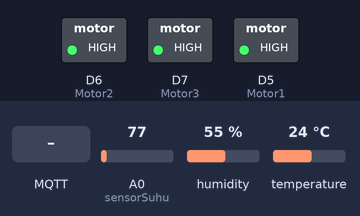
This program was run on a simulated ESP8266 (NodeMCU). Shown: switched loads named in the program (green lamp = pin HIGH). The test bench sets the inputs (shaded band); at power-on: A0 (sensorSuhu) = 77, humidity 55 %, temperature 24 °C. WiFi joins after 1.5 s; servers stay silent unless stated; random numbers use the default seed unless the program sets one; no MQTT or app messages arrive unless stated; what the program prints to the serial monitor is not drawn.

Above: at 2.7 s.
2.8 s: MQTT message "true" arrives on the first subscribed topic
At 3.3 s:
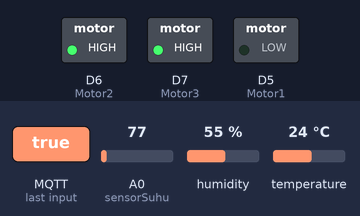
4.3 s: MQTT message "true" arrives on the second subscribed topic
At 5.5 s:
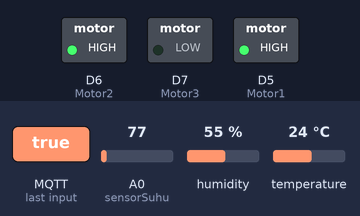
5.8 s: MQTT message "UAS/@S1" arrives on the first subscribed topic
At 6.8 s:
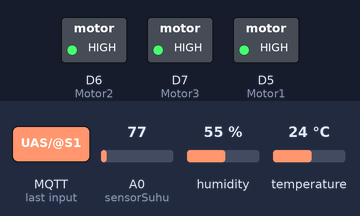
7.3 s: MQTT message "true" arrives on the third subscribed topic
At 7.9 s:
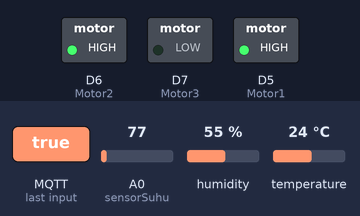
8.8 s: MQTT message "UAS/@S2" arrives on the first subscribed topic
At 9.1 s:
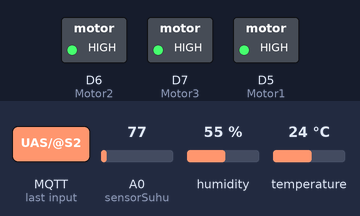
Timing chart, 0 to 11.3 s (numbered marks = the images above; inputs shaded):
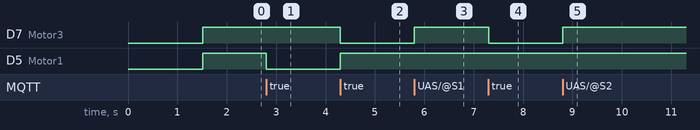

The program:

main.cpp
```cpp
#include <Arduino.h>
#include <ESP8266WiFi.h>
#include <PubSubClient.h>
#include <SimpleDHT.h>

#define sensorLDR D0
#define sensorSuhu A0
#define Motor1 D5
#define Motor2 D6
#define Motor3 D7
#define Servo D8
#define MSG_BUFFER_SIZE (50)

const char *ssid = "SemarAgung";//silakan disesuaikan sendiri
const char *password = "ayamgoreng";//silakan disesuaikan sendiri
const char *mqtt_server = "broker.hivemq.com";

WiFiClient espClient;
PubSubClient client(espClient);
SimpleDHT22 dht22(D1);

int nilaiSensorsuhu;
int nilaiSensor;
char msg[MSG_BUFFER_SIZE];
long now = millis();
long lastMeasure = 0;
int value = 0;
unsigned long lastMsg = 0;

void setup_wifi()
{
  delay(10);
  Serial.println();
  Serial.print("Connecting to ");
  Serial.println(ssid);
  WiFi.begin(ssid, password);
  while (WiFi.status() != WL_CONNECTED)
  {
    delay(500);
    Serial.print(".");
  }
  Serial.println("");
  Serial.print("WiFi connected - ESP IP address: ");
  Serial.println(WiFi.localIP());
}

void reconnect()
{
  while (!client.connected())
  {
    Serial.print("Attempting MQTT connection...");
    String clientId = "ESP8266Client-";
    clientId += String(random(0xffff), HEX);
    if (client.connect(clientId.c_str()))
    {
      Serial.println("connected");
      client.subscribe("UAS/@S1");
      client.subscribe("UAS/@S2");
      client.subscribe("UAS/@S3");

    }
    else
    {
      Serial.print("failed, rc=");
      Serial.print(client.state());
      Serial.println(" try again in 5 seconds");
      delay(5000);
    }
  }
}

void cepat()
{
  digitalWrite(Motor3, HIGH);
  digitalWrite(Motor2, HIGH);
  digitalWrite(Motor1, LOW);
}

void sedang()
{
  digitalWrite(Motor1, HIGH);
  digitalWrite(Motor2, HIGH);
  digitalWrite(Motor3, LOW);
}

void lambat()
{
  digitalWrite(Motor2, HIGH);
  digitalWrite(Motor1, HIGH);
  digitalWrite(Motor3, LOW);
}

void servoOff()
{
  digitalWrite(Motor2, HIGH);
  digitalWrite(Motor1, HIGH);
  digitalWrite(Motor3, HIGH);
}

void servo()
{
  digitalWrite(Servo, LOW);
}
void callback(char *topic, byte *payload, unsigned int length)
{
  Serial.print("Message arrived [");
  Serial.print(topic);
  Serial.print("] ");
  String messageTemp;

  for (int i = 0; i < length; i++)
  {
    Serial.print((char)payload[i]);
    messageTemp += (char)payload[i];
  }
  Serial.println();

  if (String(topic) == "UAS/@S1")
  {
    if (messageTemp == "true")
    {
      servoOff();
      cepat();
    }
    else
    {
      servoOff();
    }
  }
  else if (String(topic) == "UAS/@S2")
  {
    if (messageTemp == "true")
    {
      servoOff();
      sedang();
    }
    else
    {
      servoOff();
    }
  }
  else
  {
    if (messageTemp == "true")
    {
      servoOff();
      lambat();
    }
    else
    {
      servoOff();
    }
  }

  if (String(topic) == "UAS/@Arah")
  {
    if (messageTemp == "true")
    {
      servo();
    }
  }

}

void setup()
{
  Serial.begin(115200);
  Serial.println("Mqtt Node-RED");
  setup_wifi();
  client.setServer(mqtt_server, 1883);
  client.setCallback(callback);
  servoOff();
  pinMode(Motor1, OUTPUT);
  pinMode(Motor2, OUTPUT);
  pinMode(Motor3, OUTPUT);
}

void loop()
{
  if (!client.connected())
  {
    reconnect();
  }
  if (!client.loop())
  {
    client.connect("ESP8266Client");
  }
  now = millis();
  if (now - lastMeasure > 2000)
  {
    lastMeasure = now;
    int err = SimpleDHTErrSuccess;
    nilaiSensor = analogRead(sensorLDR);
    nilaiSensorsuhu = analogRead(sensorSuhu);
    nilaiSensorsuhu = map(nilaiSensorsuhu, 1023, 0, 0, 100);
    byte temperature = 0;
    byte humidity = 0;
    if ((err = dht22.read(&temperature, &humidity, NULL)) != SimpleDHTErrSuccess)
    {
      Serial.print("Pembacaan DHT22 gagal, err=");
      Serial.println(err);
      delay(1000);
      return;
    }
    static char temperatureTemp[7];
    dtostrf(temperature, 4, 2, temperatureTemp);
    Serial.println(temperatureTemp);
    client.publish("UAS/@Suhu", temperatureTemp);


    static char ldrScore[7];
    dtostrf(nilaiSensor, 4, 2, ldrScore);
    Serial.println(ldrScore);
    client.publish("UAS/@Cahaya", ldrScore);
  }
}
```

Measured:
- after the input at 2.8 s, D5 (Motor1): HIGH → LOW at once
- after the input at 4.3 s, D7 (Motor3): HIGH → LOW at once; D5 (Motor1): LOW → HIGH at once
- after the input at 5.8 s, D7 (Motor3): LOW → HIGH at once
- after the input at 7.3 s, D7 (Motor3): HIGH → LOW at once
- after the input at 8.8 s, D7 (Motor3): LOW → HIGH at once
